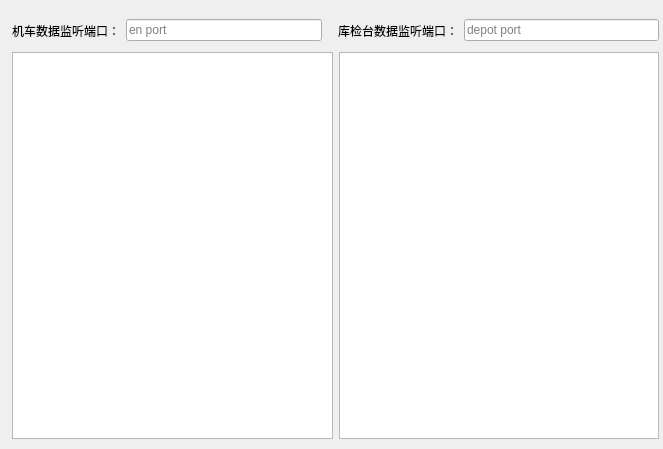
<?xml version="1.0" encoding="UTF-8"?>
<ui version="4.0">
 <class>MainWindow</class>
 <widget class="QDialog" name="MainWindow">
  <property name="geometry">
   <rect>
    <x>0</x>
    <y>0</y>
    <width>663</width>
    <height>449</height>
   </rect>
  </property>
  <property name="windowTitle">
   <string>数据交换</string>
  </property>
  <widget class="QWidget" name="layoutWidget">
   <property name="geometry">
    <rect>
     <x>10</x>
     <y>10</y>
     <width>651</width>
     <height>41</height>
    </rect>
   </property>
   <layout class="QHBoxLayout" name="horizontalLayout" stretch="0,0,0,0,0">
    <property name="sizeConstraint">
     <enum>QLayout::SetDefaultConstraint</enum>
    </property>
    <property name="leftMargin">
     <number>2</number>
    </property>
    <property name="topMargin">
     <number>2</number>
    </property>
    <property name="rightMargin">
     <number>2</number>
    </property>
    <property name="bottomMargin">
     <number>2</number>
    </property>
    <item>
     <widget class="QLabel" name="label_enport">
      <property name="text">
       <string>机车数据监听端口：</string>
      </property>
     </widget>
    </item>
    <item>
     <widget class="QLineEdit" name="lineEdit_enpot">
      <property name="placeholderText">
       <string>en port</string>
      </property>
     </widget>
    </item>
    <item>
     <spacer name="horizontalSpacer">
      <property name="orientation">
       <enum>Qt::Horizontal</enum>
      </property>
      <property name="sizeType">
       <enum>QSizePolicy::Fixed</enum>
      </property>
      <property name="sizeHint" stdset="0">
       <size>
        <width>10</width>
        <height>20</height>
       </size>
      </property>
     </spacer>
    </item>
    <item>
     <widget class="QLabel" name="label_depotport">
      <property name="text">
       <string>库检台数据监听端口：</string>
      </property>
     </widget>
    </item>
    <item>
     <widget class="QLineEdit" name="lineEdit_depotport">
      <property name="placeholderText">
       <string>depot port</string>
      </property>
     </widget>
    </item>
   </layout>
  </widget>
  <widget class="QWidget" name="layoutWidget">
   <property name="geometry">
    <rect>
     <x>10</x>
     <y>50</y>
     <width>651</width>
     <height>391</height>
    </rect>
   </property>
   <layout class="QHBoxLayout" name="horizontalLayout_2">
    <property name="leftMargin">
     <number>2</number>
    </property>
    <property name="topMargin">
     <number>2</number>
    </property>
    <property name="rightMargin">
     <number>2</number>
    </property>
    <property name="bottomMargin">
     <number>2</number>
    </property>
    <item>
     <widget class="QListView" name="listView_en"/>
    </item>
    <item>
     <widget class="QListView" name="listView_depot"/>
    </item>
   </layout>
  </widget>
 </widget>
 <resources/>
 <connections/>
</ui>
